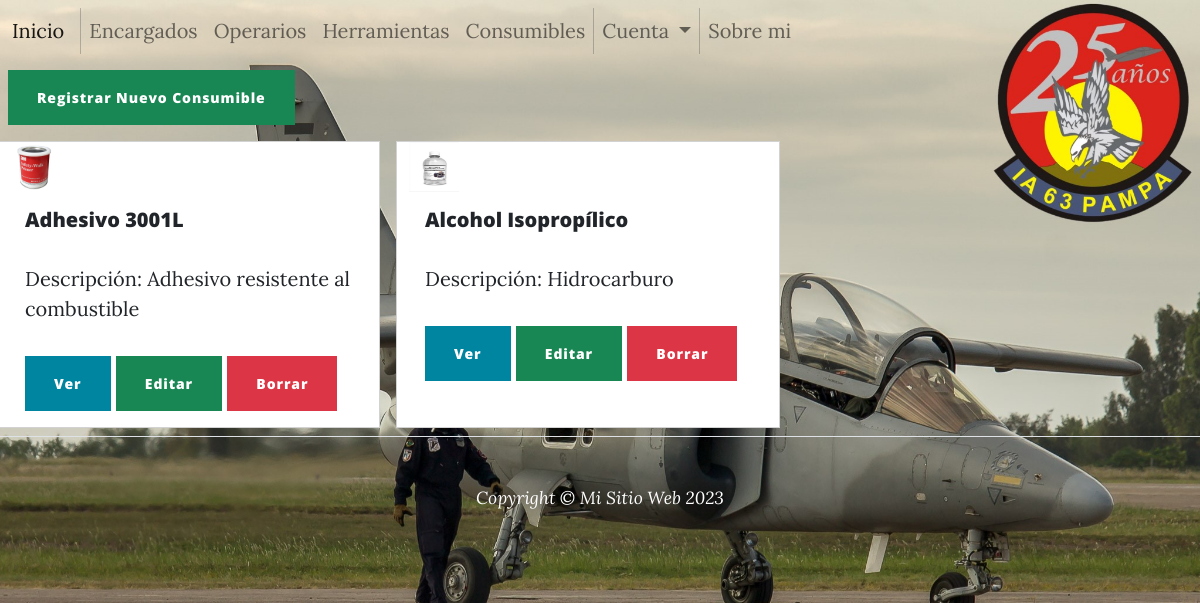
Screenshot of /lista_consumible/ (signed in) with the database file from the repository.
### consumible/models.py (models this page shows, shortened)
class Consumible(models.Model):
    designacion   = models.CharField(max_length=50, verbose_name='Designación', help_text='Nombre comercial del producto')
    descripcion   = models.CharField(max_length=200, verbose_name='Descripción', help_text='Descripción breve del Producto')
    cantidad      = models.IntegerField(help_text='Ingrese la cantidad del producto')
    unidad        = models.CharField(max_length=10, default='c/u',help_text='Ingrese la unidad(Ej: Kg, m, Lts)')
    vencimiento   = models.DateField(null=True,blank=True, help_text='Formato dd/mm/aa')
    lote          = models.CharField(max_length=30)
    especificacion= models.TextField(blank=True, help_text='(Data Sheet info)')
    imagen = models.ImageField(blank=True, null=True, upload_to='consumibles', default='consumible.png')

### consumible/views.py (the view)
# urls.py: path('lista_consumible/', views.ConsumibleListView.as_view() , name="Listado-Consumible"),
class ConsumibleListView(LoginRequiredMixin, ListView):
    model = Consumible
    template_name = 'consumible/lista_consumible.html'

### consumible/templates/consumible/lista_consumible.html (shortened to what this page needs)
{% extends 'base.html' %}
{% load static %}
{% block main %}
    <div>
        {% if perms.consumible.add_consumible %}
            <a href="{% url 'Crear-Consumible' %}" class="m-2 btn btn-success">Registrar Nuevo Consumible</a>
        {% endif %}
    </div>
    {% if object_list %}
        <div class="row">
            {% for consumible in object_list %}
                <div class="card m-2" style="width: 24rem;" >
                    {% if consumible.imagen %}
                    <img src={{consumible.imagen.url}} alt="" height='50px' width='50px'>
                    {% endif %}
                    <div class="card-body">
                    <h5 class="card-title">{{ consumible.designacion }}</h5>
                    <p class="card-text">Descripción: {{ consumible.descripcion }}</p>
                    <a href="{% url 'Detalle-Consumible' consumible.id %}" class="btn btn-primary">Ver</a>
                    {% if perms.consumible.change_consumible %}
                        <a href="{% url 'Editar-Consumible' consumible.id %}" class="btn btn-success">Editar</a>
                    {% endif %}
                    {% if perms.consumible.delete_consumible %}
                        <a href="{% url 'Eliminar-Consumible' consumible.id %}" class="btn btn-danger">Borrar</a>
                    {% endif %}
                    </div>
                </div>
            {% endfor %}
        </div>
    {% else %}
        <div class="card" style="width: 24rem;" >
            <div class="card-body">
                <p class="card-text">No se encontraron datos.</p>
            </div>
        </div>
    {% endif %}
{% endblock main %}

### rows the page displays
Consumible: imagen (picture), designacion "Adhesivo 3001L", descripcion "Adhesivo resistente al combustible"
Consumible: imagen (picture), designacion "Alcohol Isopropílico", descripcion "Hidrocarburo"
